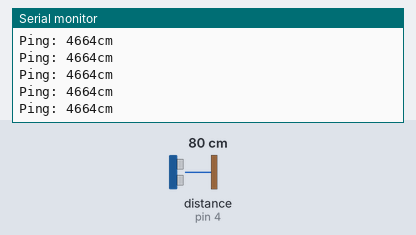
A sketch run on a simulated Arduino Uno, built with avr-gcc and run on an emulated ATmega328P. Shown: the last lines printed to the serial monitor. The test bench sets the inputs (shaded band); at power-on: distance to the obstacle (sensor on pin 4) 80 cm. The echo pulse lasts 58.3 µs per cm.

Above: at 1.2 s.
1.3 s: distance to the obstacle (sensor on pin 4) set to 2 cm
At 1.58 s:
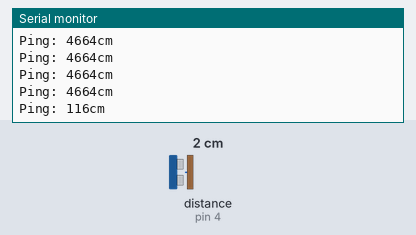
2.8 s: distance to the obstacle (sensor on pin 4) set to 4 cm
At 2.94 s:
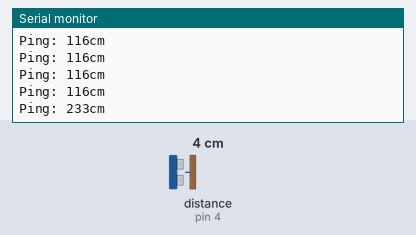
Timing chart, 0 to 5.8 s (numbered marks = the images above; inputs shaded):
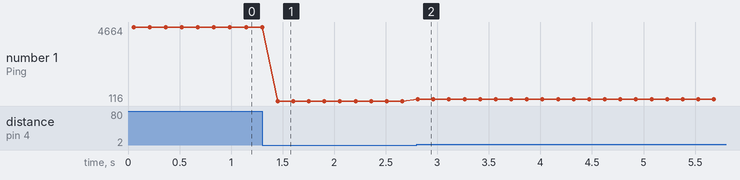

Measured:
- after the input at 1.3 s, the serial monitor: prints a new line after 0.15 s (image 1)
- after the input at 2.8 s, the serial monitor: prints a new line at once (image 2)
- plotted number 1: 4664 → 116 after the input at 1.3 s, 116 → 233 after the input at 2.8 s

The sketch:

simblee_hcsr04.ino
```cpp
// HC-SR04を使えるようにする
// スマホで距離を見れるように．
  #define PING_PIN 4
  #include <NewPing.h>

// †おまじない†

  NewPing sonar(PING_PIN, PING_PIN);
const int pingPIN = 4;

void setup() {
  // put your setup code here, to run once:

  Serial.begin(115200);

  // TODO
  // NewPingを入れる -> OK
  // dist = 0になるのを究明

}

void loop() {
   long dura,inch,cm;
//   put your main code here, to run repeatedly:

  delay(50);
  int uS = sonar.ping();
  // Send ping, get ping time in microseconds (uS).

  Serial.print("Ping: ");
  Serial.print(uS);

  Serial.println("cm");


//  pinMode(pingPIN,OUTPUT);
//  digitalWrite(pingPIN,LOW);
//  delay(2);
//  digitalWrite(pingPIN,HIGH);
//  delay(5);
//  digitalWrite(pingPIN,LOW);
//
//  pinMode(pingPIN, INPUT);
//  dura = pulseIn(pingPIN, HIGH);
//
//  Serial.print(inch);
//  Serial.print("in, ");
//  Serial.print(cm);
//  Serial.print("cm");
//  Serial.println();

  delay(100);

}

long microsecondsToInches(long microseconds)
{
  return microseconds / 74 / 2;
}

long microsecondsToCentimeters(long microseconds)
{
  return microseconds / 29 / 2;
}
```
